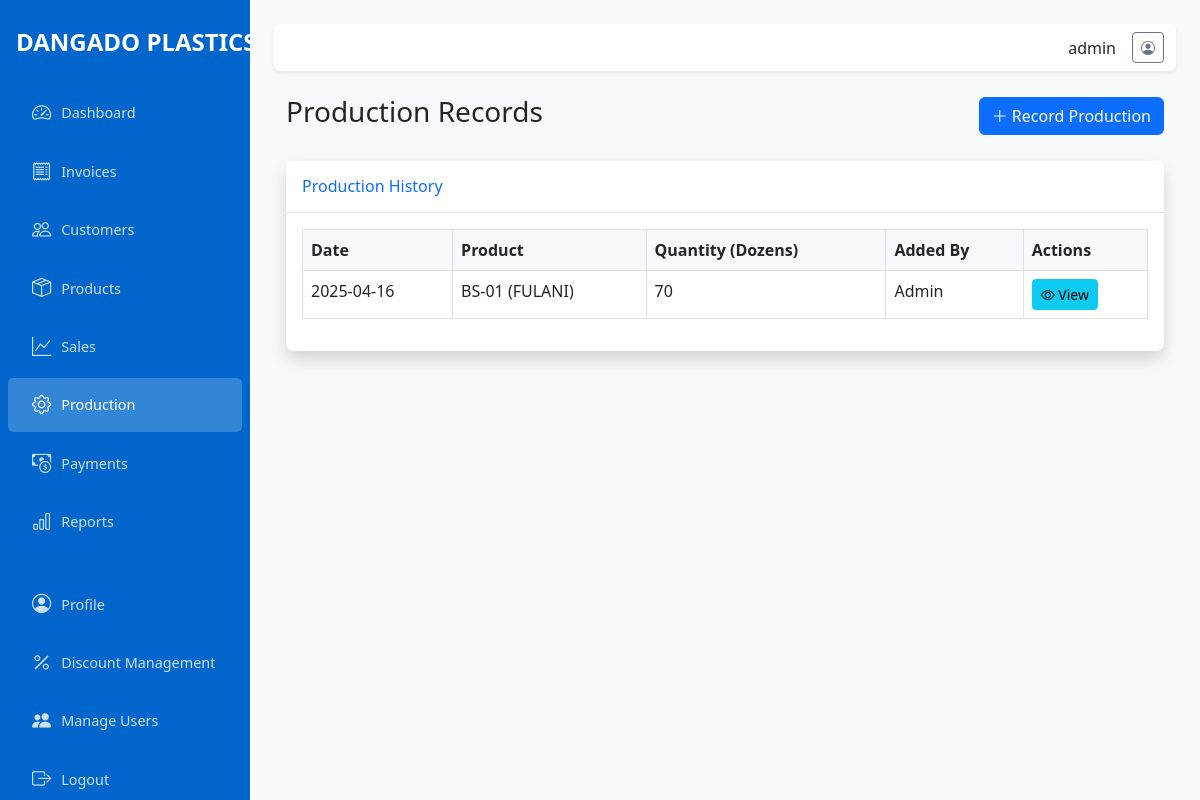
The page /production (signed in) on the database its author committed.
### app/models.py (models this page shows, shortened)
class User(UserMixin, db.Model):
    id = db.Column(db.Integer, primary_key=True)
    username = db.Column(db.String(64), unique=True, nullable=False)
    email = db.Column(db.String(120), unique=True, nullable=False)
    password_hash = db.Column(db.String(128), nullable=False)
    is_admin = db.Column(db.Boolean, default=False)
    created_at = db.Column(db.DateTime, default=datetime.utcnow)

class Production(db.Model):
    id = db.Column(db.Integer, primary_key=True)
    product_id = db.Column(db.Integer, db.ForeignKey('product.id'), nullable=False)
    quantity_produced = db.Column(db.Integer, nullable=False)  # In units
    production_date = db.Column(db.Date, default=datetime.utcnow)
    created_at = db.Column(db.DateTime, default=datetime.utcnow)

class Product(db.Model):
    id = db.Column(db.Integer, primary_key=True)
    product_name = db.Column(db.String(100), nullable=False)
    category = db.Column(db.String(50), default='Small')  # 'Big' or 'Small'
    price = db.Column(db.Float, nullable=False)
    stock_quantity = db.Column(db.Integer, default=0)  # In units (dozens * 12)
    created_at = db.Column(db.DateTime, default=datetime.utcnow)
    updated_at = db.Column(db.DateTime, default=datetime.utcnow, onupdate=datetime.utcnow)
    sales = db.relationship('Sale', backref='product', lazy=True)
    production_records = db.relationship('Production', backref='product', lazy=True)

### app/routes/production.py (the view)
@production.route('/production')
@login_required
def index():
    productions = Production.query.order_by(Production.production_date.desc()).all()
    return render_template('production/index.html', productions=productions)

### app/models.py (called while the page is built)
@login_manager.user_loader
def load_user(user_id):
    return User.query.get(int(user_id))

### app/templates/production/index.html (shortened to what this page needs)
{% extends 'layout.html' %}
{% block content %}
<div class="container-fluid">
    <div class="d-flex justify-content-between align-items-center mb-4">
        <h1 class="h3">Production Records</h1>
        <a href="{{ url_for('production.create') }}" class="btn btn-primary">
            <i class="bi bi-plus-lg"></i> Record Production
        </a>
    </div>
    <div class="card shadow mb-4">
        <div class="card-header py-3">
            <h6 class="m-0 font-weight-bold text-primary">Production History</h6>
        </div>
        <div class="card-body">
            <div class="table-responsive">
                <table class="table table-bordered" id="productionTable" width="100%" cellspacing="0">
                    <thead>
                        <tr>
                            <th>Date</th>
                            <th>Product</th>
                            <th>Quantity (Dozens)</th>
                            <th>Added By</th>
                            <th>Actions</th>
                        </tr>
                    </thead>
                    <tbody>
                        {% for production in productions %}
                        <tr>
                            <td>{{ production.production_date.strftime('%Y-%m-%d') }}</td>
                            <td>{{ production.product.product_name }}</td>
                            <td>{{ production.quantity_produced // 12 }}</td>
                            <td>Admin</td>
                            <td>
                                <a href="{{ url_for('production.view', id=production.id) }}" class="btn btn-sm btn-info">
                                    <i class="bi bi-eye"></i> View
                                </a>
                            </td>
                        </tr>
                        {% else %}
                        <tr>
                            <td colspan="5" class="text-center">No production records found</td>
                        </tr>
                        {% endfor %}
                    </tbody>
                </table>
            </div>
        </div>
    </div>
</div>
{% endblock %}

### app/templates/layout.html (shortened to what this page needs)
<!DOCTYPE html>
<html lang="en">
<head>
    <link href="https://cdn.jsdelivr.net/npm/bootstrap@5.3.0-alpha1/dist/css/bootstrap.min.css" rel="stylesheet">
    <link href="https://cdn.jsdelivr.net/npm/bootstrap-icons@1.11.0/font/bootstrap-icons.css" rel="stylesheet">
</head>
<body>
    <div class="wrapper">
        <nav id="sidebar" class="sidebar">
            <div class="sidebar-header">
                <div class="navbar-brand">DANGADO PLASTICS</div>
            </div>
            <ul class="nav flex-column">
                <li class="nav-item">
                    <a href="{{ url_for('dashboard.index') }}" class="nav-link {% if request.endpoint == 'dashboard.index' %}active{% endif %}">
                        <i class="bi bi-speedometer2"></i> Dashboard
                    </a>
                </li>
                <li class="nav-item">
                    <a href="{{ url_for('invoices.index') }}" class="nav-link {% if 'invoices' in request.endpoint %}active{% endif %}">
                        <i class="bi bi-receipt"></i> Invoices
                    </a>
                </li>
                <li class="nav-item">
                    <a href="{{ url_for('customers.index') }}" class="nav-link {% if 'customers' in request.endpoint %}active{% endif %}">
                        <i class="bi bi-people"></i> Customers
                    </a>
                </li>
                <li class="nav-item">
                    <a href="{{ url_for('products.index') }}" class="nav-link {% if 'products' in request.endpoint %}active{% endif %}">
                        <i class="bi bi-box-seam"></i> Products
                    </a>
                </li>
                <li class="nav-item">
                    <a href="{{ url_for('sales.index') }}" class="nav-link {% if 'sales' in request.endpoint %}active{% endif %}">
                        <i class="bi bi-graph-up"></i> Sales
                    </a>
                </li>
                <li class="nav-item">
                    <a href="{{ url_for('production.index') }}" class="nav-link {% if 'production' in request.endpoint %}active{% endif %}">
                        <i class="bi bi-gear"></i> Production
                    </a>
                </li>
                <li class="nav-item">
                    <a href="{{ url_for('payments.index') }}" class="nav-link {% if 'payments' in request.endpoint %}active{% endif %}">
                        <i class="bi bi-cash-coin"></i> Payments
                    </a>
                </li>
                <li class="nav-item">
                    <a href="{{ url_for('reports.index') }}" class="nav-link {% if 'reports' in request.endpoint %}active{% endif %}">
                        <i class="bi bi-bar-chart"></i> Reports
                    </a>
                </li>
                <li class="nav-item mt-4">
                    <a href="{{ url_for('auth.profile') }}" class="nav-link {% if request.endpoint == 'auth.profile' %}active{% endif %}">
                        <i class="bi bi-person-circle"></i> Profile
                    </a>
                </li>
                {% if current_user.is_admin %}
                <li class="nav-item">
                    <a href="{{ url_for('discounts.index') }}" class="nav-link {% if 'discounts' in request.endpoint %}active{% endif %}">
                        <i class="bi bi-percent"></i> Discount Management
                    </a>
                </li>
                {% endif %}
                {% if current_user.is_admin %}
                <li class="nav-item">
                    <a href="{{ url_for('auth.user_list') }}" class="nav-link {% if request.endpoint == 'auth.user_list' %}active{% endif %}">
                        <i class="bi bi-people-fill"></i> Manage Users
                    </a>
                </li>
                {% endif %}
                <li class="nav-item">
                    <a href="{{ url_for('auth.logout') }}" class="nav-link">
                        <i class="bi bi-box-arrow-right"></i> Logout
                    </a>
                </li>
            </ul>
        </nav>
        <div class="main-content">
            <nav class="navbar navbar-expand-lg navbar-light bg-white shadow-sm mb-4 rounded">
                <div class="container-fluid">
                    <div class="ms-auto d-flex align-items-center">
                        <div class="me-3">
                            {{ current_user.username }}
                        </div>
                        <a href="{{ url_for('auth.profile') }}" class="btn btn-outline-secondary btn-sm">
                            <i class="bi bi-person-circle"></i>
                        </a>
                    </div>
                </div>
            </nav>
            {% block content %}{% endblock %}
        </div>
    </div>
</body>
</html>

### app/templates/layout.html (style rules this page uses)
:root { --primary-color: #0066cc; --secondary-color: #f8f9fa; --sidebar-width: 250px; }
body { font-family: 'Segoe UI', Arial, sans-serif; background-color: #f8f9fa; }
.sidebar { min-width: var(--sidebar-width); width: var(--sidebar-width); background-color: var(--primary-color); min-height: 100vh; position: fixed; transition: all 0.3s; z-index: 999; }
.sidebar .navbar-brand { color: white; padding: 1.5rem 1rem; font-size: 1.5rem; font-weight: bold; }
.sidebar .nav-link { color: rgba(255, 255, 255, 0.8); padding: 0.8rem 1.5rem; font-size: 0.9rem; display: flex; align-items: center; border-radius: 5px; margin: 2px 8px; }
.sidebar .nav-link.active { color: white; background-color: rgba(255, 255, 255, 0.2); }
.sidebar .nav-link i { margin-right: 10px; font-size: 1.2rem; }
.main-content { margin-left: var(--sidebar-width); padding: 1.5rem; transition: all 0.3s; }
.card { border: none; border-radius: 0.5rem; box-shadow: 0 0.125rem 0.25rem rgba(0, 0, 0, 0.075); margin-bottom: 1.5rem; }
.card-header { background-color: white; border-bottom: 1px solid rgba(0, 0, 0, 0.1); padding: 1rem; font-weight: 600; }
.table th { font-weight: 600; background-color: #f8f9fa; }

### rows shown on the page
User: username "admin"
Production: production_date "2025-04-16", product.product_name "BS-01 (FULANI)", quantity_produced "70"
